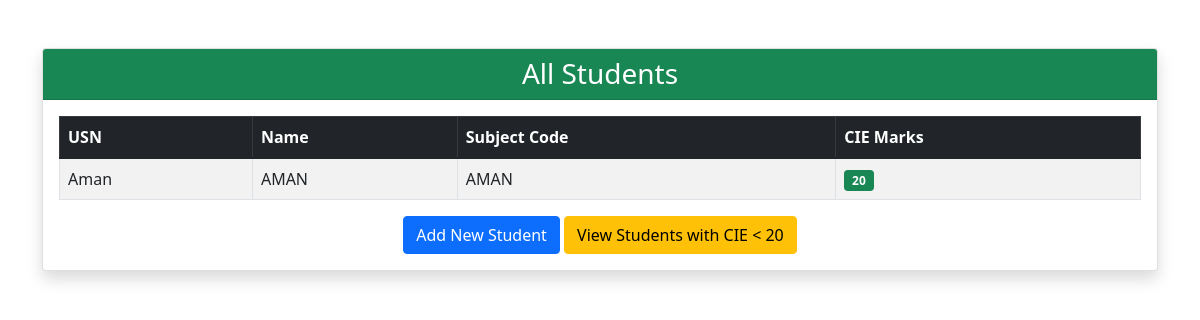
/all-students/, run on an earlier commit of the app's database.
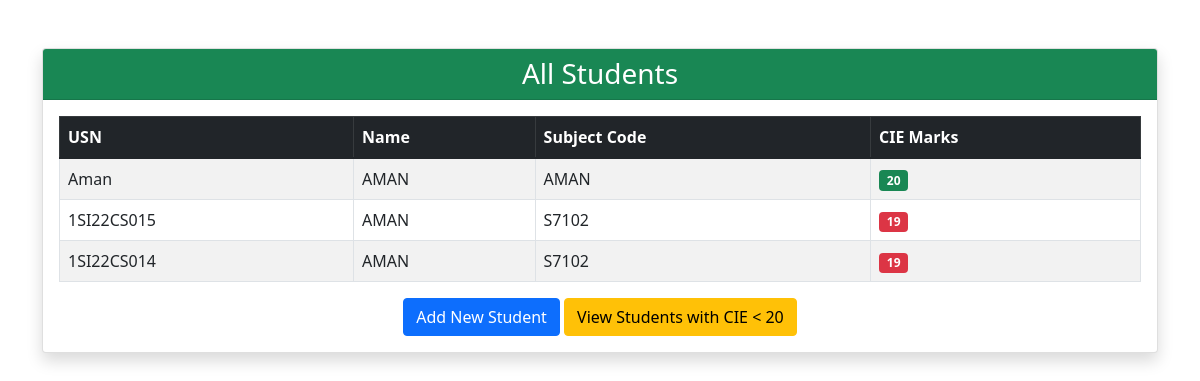
And on a later commit of the database.
### student_cie/models.py (models this page shows, shortened)
class Student(models.Model):
    usn = models.CharField(max_length=10, unique=True, verbose_name="USN")
    name = models.CharField(max_length=100, verbose_name="Name")
    subject_code = models.CharField(max_length=10, verbose_name="Subject Code")
    cie_marks = models.IntegerField(verbose_name="CIE Marks")
    class Meta:
        verbose_name = "Student"
        verbose_name_plural = "Students"

### student_cie/views.py (the view)
# urls.py: path('all-students/', views.all_students, name='all_students'),
def all_students(request):
    students = Student.objects.all()
    return render(request, 'student_cie/all_students.html', {'students': students})

### student_cie/templates/student_cie/all_students.html (shortened to what this page needs)
<!DOCTYPE html>
<html lang="en">
  <head>
    <link
      href="https://cdn.jsdelivr.net/npm/bootstrap@5.1.3/dist/css/bootstrap.min.css"
      rel="stylesheet"
    />
  </head>
  <body>
    <div class="container mt-5">
      <div class="card shadow">
        <div class="card-header bg-success text-white">
          <h3 class="text-center mb-0">All Students</h3>
        </div>
        <div class="card-body">
          {% if students %}
          <table class="table table-bordered table-striped">
            <thead class="table-dark">
              <tr>
                <th>USN</th>
                <th>Name</th>
                <th>Subject Code</th>
                <th>CIE Marks</th>
              </tr>
            </thead>
            <tbody>
              {% for student in students %}
              <tr>
                <td>{{ student.usn }}</td>
                <td>{{ student.name }}</td>
                <td>{{ student.subject_code }}</td>
                <td>
                  {% if student.cie_marks < 20 %}
                  <span class="badge bg-danger">{{ student.cie_marks }}</span>
                  {% else %}
                  <span class="badge bg-success">{{ student.cie_marks }}</span>
                  {% endif %}
                </td>
              </tr>
              {% endfor %}
            </tbody>
          </table>
          {% else %}
          <div class="alert alert-info text-center">
            <h5>No students found in the database.</h5>
          </div>
          {% endif %}
          <div class="text-center mt-3">
            <a
              href="{% url 'student_cie:add_student' %}"
              class="btn btn-primary"
              >Add New Student</a
            >
            <a
              href="{% url 'student_cie:display_low_cie' %}"
              class="btn btn-warning"
              >View Students with CIE &lt; 20</a
            >
          </div>
        </div>
      </div>
    </div>
  </body>
</html>

What changed in the data, as far as the page shows it:
added Student: usn "1SI22CS015", name "AMAN", subject_code "S7102", cie_marks "19"
added Student: usn "1SI22CS014", name "AMAN", subject_code "S7102", cie_marks "19"
